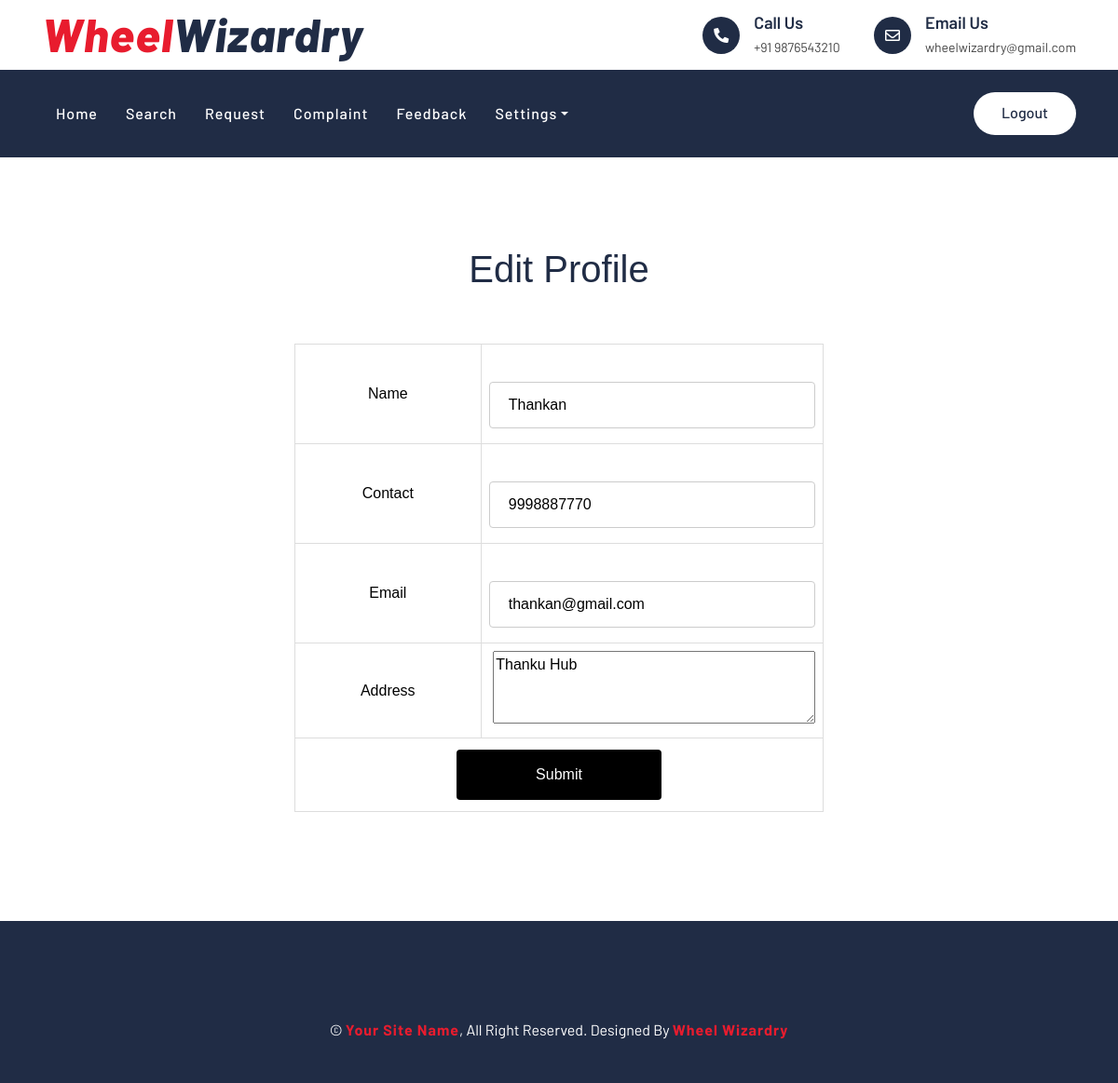
The app's page /User/EditProfile.php (signed in) with its own data.
### tables this page shows
CREATE TABLE `tbl_user` (
  `user_id` int(11) NOT NULL,
  `user_name` varchar(30) NOT NULL,
  `user_contact` varchar(10) NOT NULL,
  `user_email` varchar(50) NOT NULL,
  `user_gender` varchar(10) NOT NULL,
  `user_address` varchar(100) NOT NULL,
  `user_dob` date NOT NULL,
  `place_id` int(11) NOT NULL,
  `user_photo` varchar(30) NOT NULL,
  `user_password` varchar(20) NOT NULL,
  `user_doj` varchar(50) NOT NULL
);

### User/EditProfile.php (the view, shortened to what this page needs)
<?php
include('../Assets/Connection/Connection.php');
include("Head.php");
?>
<!DOCTYPE html PUBLIC "-//W3C//DTD XHTML 1.0 Transitional//EN" "http://www.w3.org/TR/xhtml1/DTD/xhtml1-transitional.dtd">
<html xmlns="http://www.w3.org/1999/xhtml">
<head>
</head>
<body>
<div align="center" id="tab">
<h1>Edit Profile</h1>
<br><br>
<form id="form1" name="form1" method="post" action="">
  <?php
$sel="select * from tbl_user where user_id='".$_SESSION["uid"]."'";
$row=$conn->query($sel);
if($data=$row->fetch_assoc())
{
?>
  <table>
    <tr align="center">
      <td>Name</td>
      <td><label for="txt_name"></label>
      <input type="text" name="txt_name" value="<?php echo $data["user_name"];?>" id="txt_name" /></td>
    </tr>
    <tr align="center">
      <td>Contact</td>
      <td><label for="txt_contact"></label>
      <input type="text" name="txt_contact" value="<?php echo $data["user_contact"];?>" id="txt_contact" /></td>
    </tr>
    <tr align="center">
      <td>Email</td>
      <td><label for="txt_email"></label>
      <input type="text" name="txt_email"  value="<?php echo $data["user_email"];?>" id="txt_email" /></td>
    </tr>
    <tr align="center">
      <td>Address</td>
      <td><label for="txt_address"></label>
    <textarea name="txt_address"  id="txt_address" cols="35" rows="3"><?php echo $data["user_address"];?></textarea></td>
    </tr>
    <tr align="center">
      <td colspan="2" align="center"><input type="submit" name="btn_Submit" id="btn_Submit" value="Submit" /></td>
    </tr>
  </table>
<?php
	}
   ?>
</form>
</div>
</body>
<?php
include("Foot.php");
?>
</html>

### Assets/Templates/Main/css/style.css (style rules this page uses)
body { color: #444444; font-weight: 400; background: #ffffff; font-family: 'Barlow', sans-serif; }
h1, h2, h3, h4, h5, h6 { color: #202C45; }

### Assets/Templates/form.css (style rules this page uses)
#tab { font-family: "Trebuchet MS", Arial, Helvetica, sans-serif; border-collapse: collapse; width: 100%; }
#tab td, #tab th { border: 1px solid #ddd; padding: 8px; color: black; text-align:center; min-width:200px; }
input[type=text],[type=password],[type=email],[type=date], select { width: 100%; padding: 12px 20px; margin: 8px 0; display: inline-block; border: 1px solid #ccc; border-radius: 4px; box-sizing: border-box; }
input[type=submit] { width: 40%; background-color: black; color: white; padding: 15px; margin: 4px 0; border: none; border-radius: 4px; cursor: pointer; }

### records on screen
tbl_user: txt_name "Thankan", txt_contact "9998887770", txt_email "thankan@gmail.com", txt_address "Thanku Hub"
